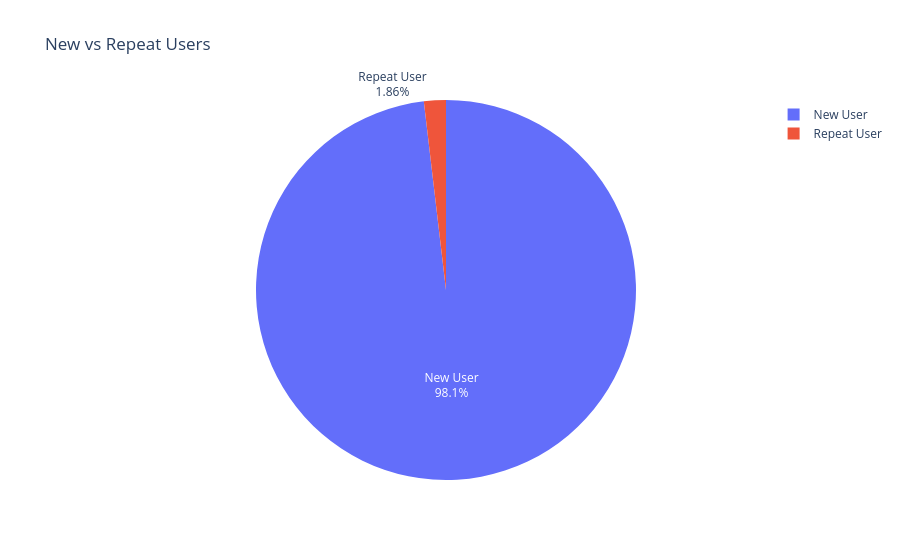

Notebook code cell kept with this figure:
### Code cell
new_vs_repeat(user_counts.values)

### Figure 1 — Plotly figure (JSON) as saved in the notebook; plotly's stock layout.template omitted (floating-point values rounded to 4 significant figures)
{"data": [{"domain": {"x": [0, 1], "y": [0, 1]}, "hovertemplate": "label=%{label}<br>value=%{value}<extra></extra>", "labels": ["New User", "Repeat User"], "legendgroup": "", "name": "", "showlegend": true, "textinfo": "percent+label", "type": "pie", "values": [31105, 591]}], "layout": {"legend": {"tracegroupgap": 0}, "title": {"text": "New vs Repeat Users"}}}
